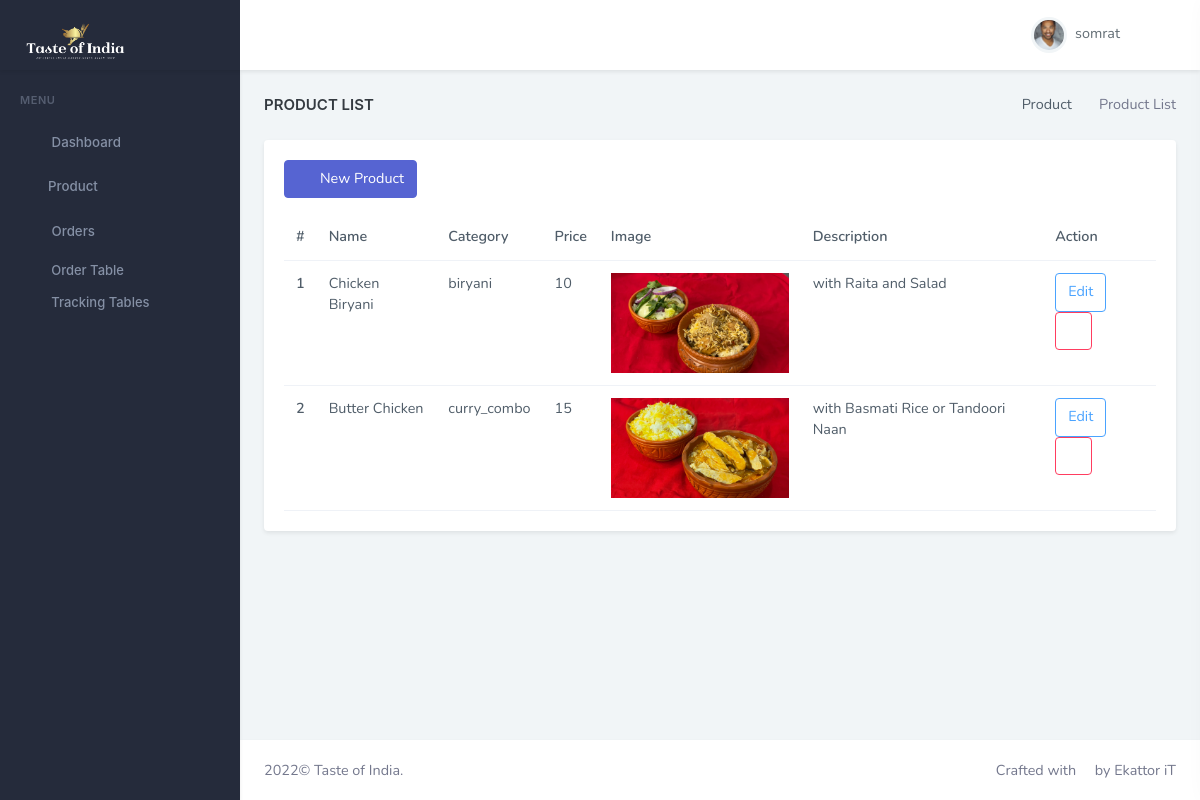
Before: /dashboard/product-list (signed in) with the older database file.
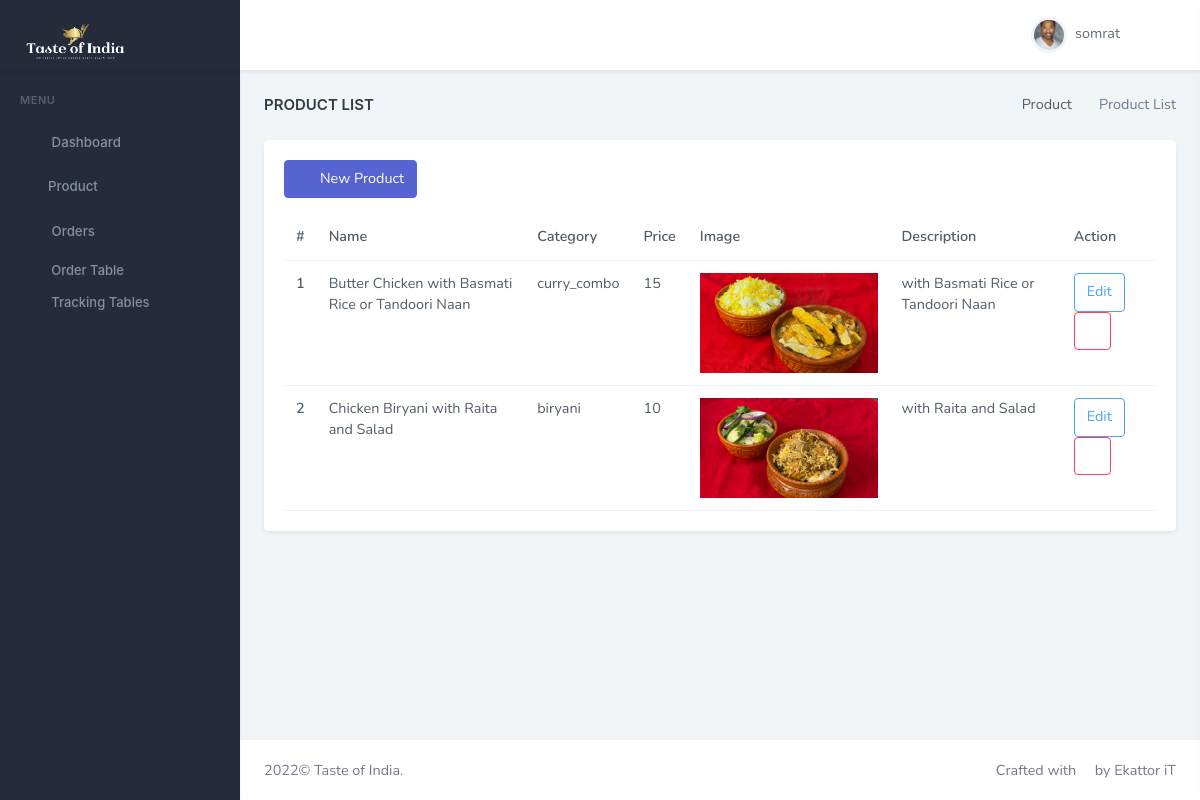
After: the same page with the newer database file.
### dashboard/models.py (models this page shows, shortened)
class Product(models.Model):
    CATEGORY_CHOICES = (
        ('biryani', 'biryani'),
        ('curry_combo', 'curry_combo'),
        ('vegetable_combo', 'vegetable_combo'),
        ('appetizers', 'appetizers'),
        ('extra_order', 'extra_order'),
        ('drinks', 'drinks'),
    )
    product_id = models.AutoField
    product_name = models.CharField(max_length=50)
    category = models.CharField(max_length=50 , choices=CATEGORY_CHOICES, default="")
    price = models.IntegerField(default=0)
    desc = models.CharField(max_length=200)
    pub_date = models.DateField()
    image = models.ImageField(upload_to="food/images", default="")

### dashboard/views.py (the view)
# urls.py: path('dashboard/product-list', views.ProductListView.as_view(), name='dash-product'),  # Product list
class ProductListView(LoginRequiredMixin, View):
    login_url = 'admin-login'
    def get(self, request):
        context = {
            'product': Product.objects.all(),
            'title': "Product List",
            'pageview': "Product"
        }
        return render(request, 'menu/product-list.html', context)

### templates/menu/product-list.html (shortened to what this page needs)
{% extends 'partials/base.html' %}
{% load static %}
{% block content %}
                        <div class="row">
                            <div class="col-lg-12">
                                <div class="card">
                                    <div class="card-body">
                                        <div class="">
                                            <a href="{% url 'product-create' %}" class="btn btn-primary mb-3"><i class="mdi mdi-plus me-2"></i> New Product</a>
                                        </div>
                                        <div class="table-responsive">
                                            <table class="table mb-0">
                                                <thead>
                                                    <tr>
                                                        <th>#</th>
                                                        <th>Name</th>
                                                        <th>Category</th>
                                                        <th>Price</th>
                                                        <th>Image</th>
                                                        <th>Description</th>
                                                        <th>Action</th>
                                                    </tr>
                                                </thead>
                                                {% for item in product %}
                                                <tbody>
                                                    <tr>
                                                        <th scope="row">{{forloop.counter}}</th>
                                                        <td>{{item.product_name}}</td>
                                                        <td>{{item.category}}</td>
                                                        <td>{{item.price}}</td>
                                                        <td><img src="{{ item.image.url }}" alt=""  height="100" /></td>
                                                        <td>{{item.desc}}</td>
                                                        <td>
                                                            <a href="{% url 'product-edit' item.id  %}">
                                                                <button class="btn btn-outline-info">Edit</button>
                                                            </a>
                                                            <button class="btn btn-outline-danger" title="Delete" data-bs-toggle="modal" data-bs-target="#composemodal{{item.id}}">
                                                                    <i class="mdi mdi-trash-can"></i>
                                                                </button>
                                                        </td>
                                                    </tr>
                                                </tbody>
                                                {% endfor %}
                                            </table>
                                        </div>
                                    </div>
                                </div>
                            </div>
                        </div>
{% endblock content %}

### templates/partials/base.html (shortened to what this page needs)
{% load static %}
<!DOCTYPE html>
<html lang="en" >
<head>
	<link href="{% static 'css/bootstrap.min.css' %}" id="bootstrap-style" rel="stylesheet" type="text/css" />
	<link href="{% static 'css/icons.min.css' %}" rel="stylesheet" type="text/css" />
	<link href="{% static 'css/app.min.css' %}" id="app-style" rel="stylesheet" type="text/css" />
</head>
<body  data-sidebar="dark">
	<div id="layout-wrapper">
        {% block header %}
		{% include 'partials/header.html' %}
        {% endblock header %}
	    {% block sidebar %}
        {% include 'partials/sidebar.html' %}
        {% endblock sidebar %}
		<div class="main-content">
			<div class="page-content">
				<div class="container-fluid">
					<div class="row">
						<div class="col-12">
							<div class="page-title-box d-sm-flex align-items-center justify-content-between">
								<h4 class="mb-sm-0">{{title}}</h4>
								<div class="page-title-right">
									<ol class="breadcrumb m-0">
										<li class="breadcrumb-item"><a href="javascript: void(0);">{{pageview}}</a>
										</li>
										<li class="breadcrumb-item active">{{title}}</li>
									</ol>
								</div>
							</div>
						</div>
					</div>
					{% block content %}{% endblock content %}</div>
			</div>
            {% block footer %}
            {% include 'partials/footer.html' %}
            {% endblock footer %}
            </div>
	</div>
</body>
</html>

### templates/partials/header.html (shortened to what this page needs)
{% load static %}
{% block header %}
		<header id="page-topbar">
			<div class="navbar-header">
				<div class="d-flex">
					<div class="navbar-brand-box">
						<a href="{% url 'dashboard' %}" class="logo logo-light">
							<span class="logo-lg">
                                    <img src="{% static 'web/img/logo/White-logo-no-background.png' %}" alt="logo-light" height="50">
                                </span>
						</a>
					</div>
					<button type="button" class="btn btn-sm px-3 font-size-24 header-item waves-effect" id="vertical-menu-btn"> <i class="ri-menu-2-line align-middle"></i>
					</button>
				</div>
				<div class="d-flex">
					<div class="dropdown d-inline-block user-dropdown">
						<button type="button" class="btn header-item waves-effect" id="page-header-user-dropdown" data-bs-toggle="dropdown" aria-haspopup="true" aria-expanded="false">
							<img class="rounded-circle header-profile-user" src="{% static 'images/users/avatar-2.jpg' %}" alt="Header Avatar"> <span class="d-none d-xl-inline-block ms-1">{{user.username}}</span>
							<i class="mdi mdi-chevron-down d-none d-xl-inline-block"></i>
						</button>
					</div>
					<div class="dropdown d-inline-block">
						<button type="button" class="btn header-item noti-icon right-bar-toggle waves-effect"> <i class="ri-settings-2-line"></i>
						</button>
					</div>
				</div>
			</div>
		</header>
{% endblock header %}

### templates/partials/sidebar.html (shortened to what this page needs)
{% load static %}
{% block sidebar %}
		<div class="vertical-menu">
			<div data-simplebar class="h-100">
				<div id="sidebar-menu">
					<ul class="metismenu list-unstyled" id="side-menu">
						<li class="menu-title" key="t-menu">Menu</li>
						<li>
							<a href="{% url 'dashboard' %}" class="waves-effect"> <i class="ri-dashboard-line"></i>
								<span key="t-dashboards">Dashboard</span>
							</a>
						</li>
						<li>
							<a href="#productSubmenu" class="has-arrow waves-effect" data-toggle="collapse" aria-expanded="false"><i class="ri-store-2-line"></i>Product</a>
            			</li>
						<li>
							<a href="javascript: void(0);" class="has-arrow waves-effect"> <i class="ri-table-2"></i>
								<span key="t-tables">Orders</span>
							</a>
							<ul class="sub-menu" aria-expanded="false">
								<li><a href="{% url 'order-table' %}" key="t-order-tables" >Order Table</a>
								</li>
								<li><a href="{% url 'order-tracking' %}" key="t-tracking-tables" >Tracking Tables</a>
								</li>
							</ul>
						</li>
					</ul>
				</div>
			</div>
		</div>
{% endblock sidebar %}

### templates/partials/footer.html (shortened to what this page needs)
{% load static %}
{% block footer %}
			<footer class="footer">
				<div class="container-fluid">
					<div class="row">
						<div class="col-sm-6">
							© Taste of India.</div>
						<div class="col-sm-6">
							<div class="text-sm-end d-none d-sm-block">Crafted with <i class="mdi mdi-heart text-danger"></i> by Ekattor iT</div>
						</div>
					</div>
				</div>
			</footer>
{% endblock footer %}

### templates/partials/right-sidebar.html (shortened to what this page needs)
{% load static %}

Changed rows visible on the page:
removed Product: product_name "Chicken Biryani", category "biryani", price "10", image (picture), desc "with Raita and Salad"
changed Product "curry_combo": product_name "Butter Chicken" → "Butter Chicken with Basmati Rice or Tandoori Naan"
added Product: product_name "Chicken Biryani with Raita and Salad", category "biryani", price "10", image (picture), desc "with Raita and Salad"
